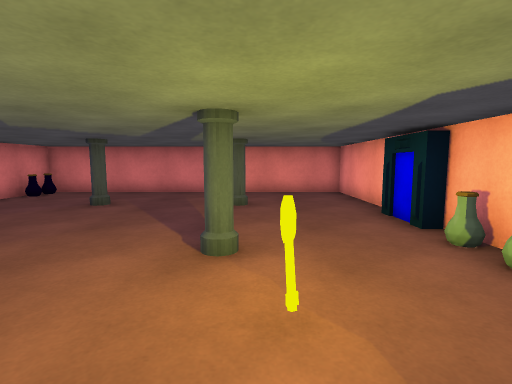
view 1 (above)

12 first-person views from a walk through a Unity game level. The camera is 1.2 m above the floor, tilts 6° down and sees 85° across. The floor is counted in squares, 1 m on a side. Each view is taken from the middle of a square. On the plan, view 1 faces up. The plan holds only what a view shows up to about 13 squares ahead; the rest is blank. The player character is not drawn.

view 2
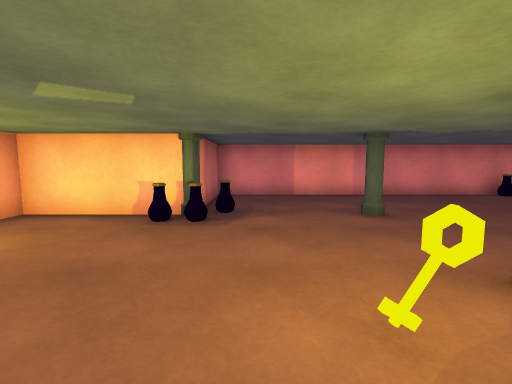

view 3
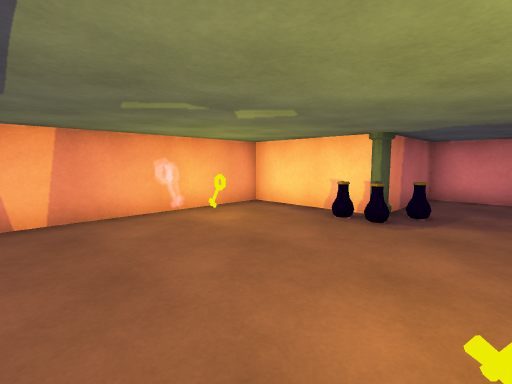

view 4
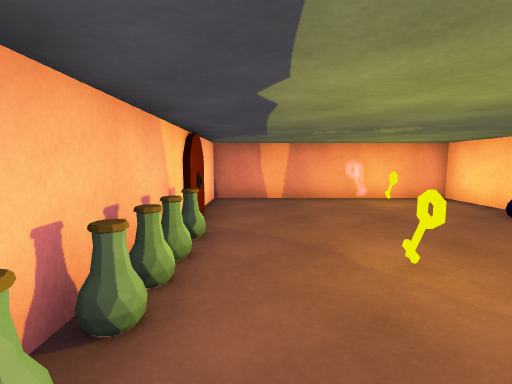

view 5
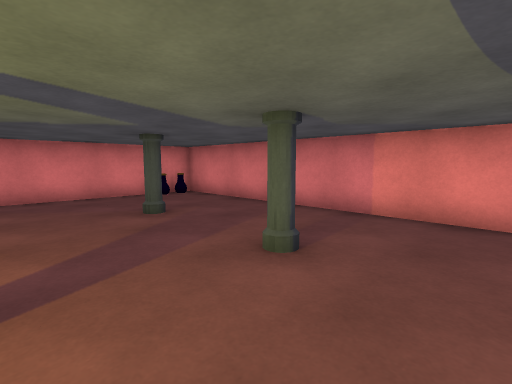

view 6
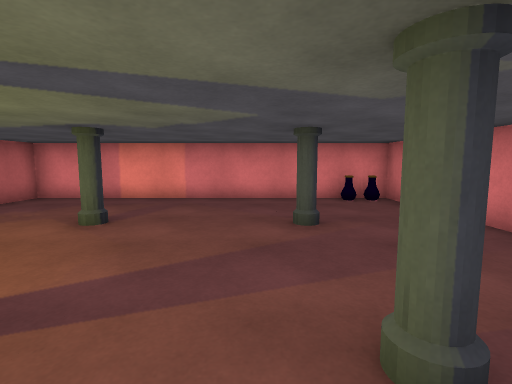

view 7
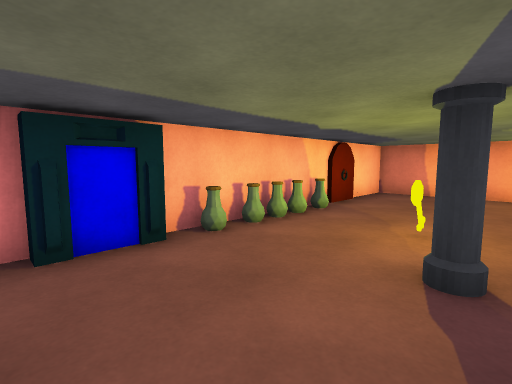

view 8
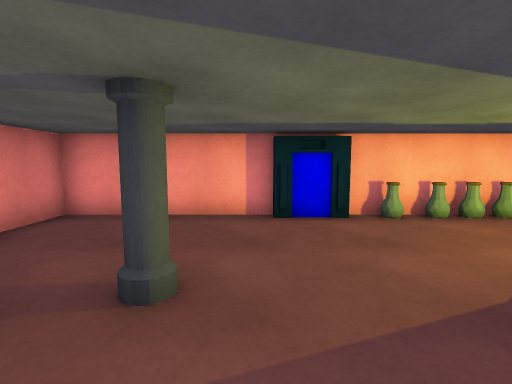

view 9
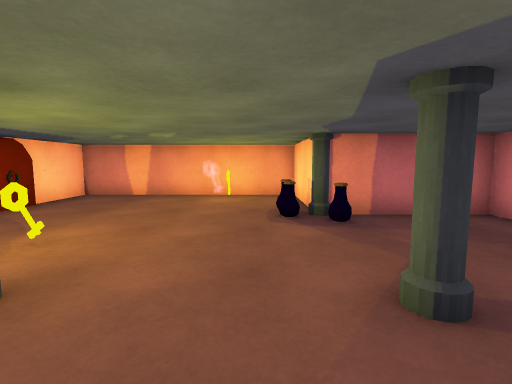

view 10
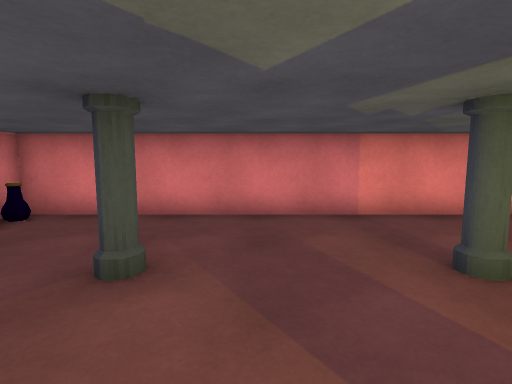

view 11
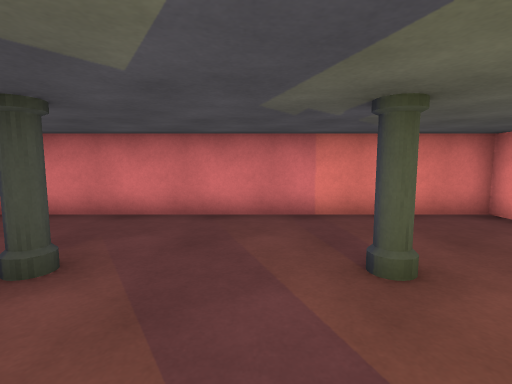

view 12
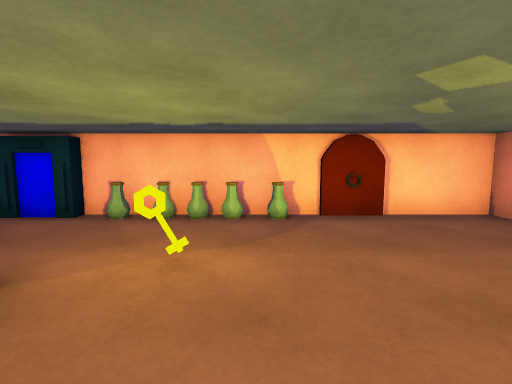

### Floor plan
Key: @ floor where view 1 was taken; # wall or solid block; . floor; P portal; F flask; K key; I pillar; O other object.
Columns run from 9 left of view 1 to 4 right of it. Each row starts with its distance up from view 1.
 12 ##############
 11 #O...........#
 10 #O...........#
  9 #............#
  8 #....#...#...#
  7 #............#
  6 #...........P#
  5 #............#
  4 #....#...#..F#
  3 #...........F#
  2 #........K..F#
  1 #...........F#
  0 #...OO...@...#
 -1 ####IO.......#
 -2     #........#
 -3     #..K.....#
 -4     #........#
 -5     ##########

Where each view was taken, in squares from view 1:
view 1: 0 up, 0 right, facing up
view 2: 1 up, 2 right, facing left
view 3: 2 up, 2 right, facing down-left
view 4: 5 up, 2 right, facing down
view 5: 5 up, 2 right, facing up-left
view 6: 7 up, 1 right, facing left
view 7: 7 up, 1 left, facing down-right
view 8: 7 up, 3 left, facing right
view 9: 6 up, 3 left, facing down
view 10: 5 up, 3 left, facing up
view 11: 5 up, 2 left, facing up
view 12: 1 up, 3 left, facing right
